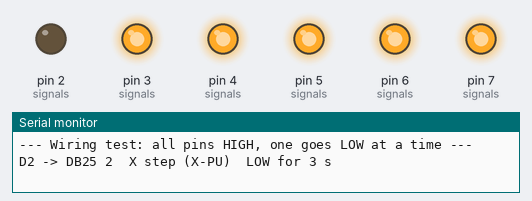
A sketch run on a simulated Arduino Nano, built with avr-gcc and run on an emulated ATmega328P. On the bench: output pins drawn as LEDs (lit = HIGH), the last lines printed to the serial monitor.

Above: at 0.1 s.
At 10.1 s:
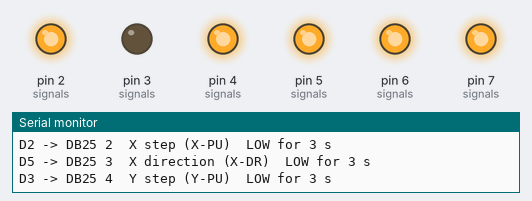
At 15.1 s:
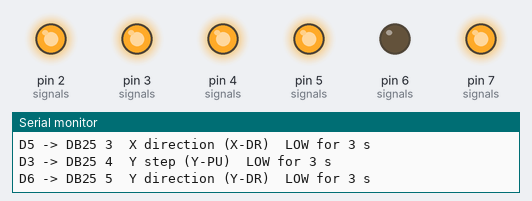
At 20.1 s:
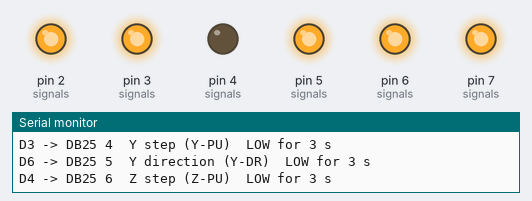
At 25.1 s:
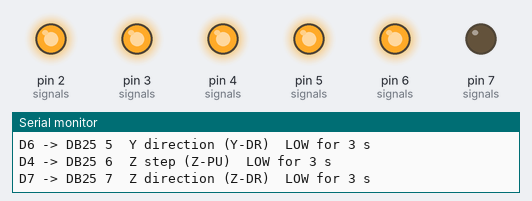
At 38.1 s:
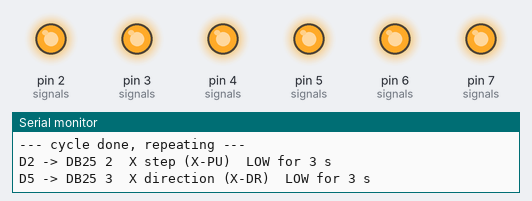
Timing chart, 0 to 39.6 s (numbered marks = the images above):
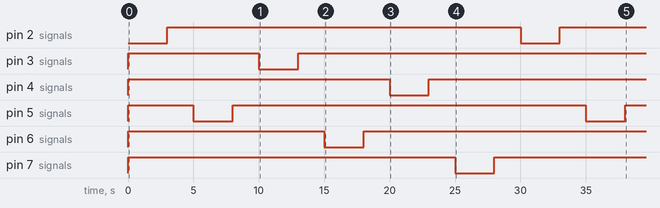

Measured:
- by itself, pin 2 (signals): LOW → HIGH at 3.0 s, → LOW 27.0 s later, → HIGH 3.0 s later
- by itself, pin 3 (signals): HIGH → LOW at 10.0 s, → HIGH 3.0 s later
- by itself, pin 4 (signals): HIGH → LOW at 20.0 s, → HIGH 3.0 s later
- by itself, pin 5 (signals): alternates HIGH for 27.0 s and LOW for 3.0 s
- by itself, pin 6 (signals): HIGH → LOW at 15.0 s, → HIGH 3.0 s later
- by itself, pin 7 (signals): HIGH → LOW at 25.0 s, → HIGH 3.0 s later

The sketch:

wiring_test.ino
```cpp
// Wiring test for the Nano -> DB25 connection, using GRBL 1.1's own Nano pin map
// (checked against gnea/grbl cpu_map.h), so the same wires work once GRBL is flashed.
//
//   DB25 2  X step       <- D2
//   DB25 3  X direction  <- D5
//   DB25 4  Y step       <- D3
//   DB25 5  Y direction  <- D6
//   DB25 6  Z step       <- D4
//   DB25 7  Z direction  <- D7
//   DB25 18 ground       <- GND
//
// All six pins idle HIGH. One at a time, in DB25 order, a pin goes LOW for 3 s.
// Watch the board's X-PU, X-DR, Y-PU, Y-DR, Z-PU, Z-DR LEDs. Each line should change
// only its own LED. Run it with the motor cables unplugged (unplug them with the box off).
//
// Serial Monitor: 115200 baud.

struct Signal {
  uint8_t nanoPin;
  uint8_t db25Pin;
  const char *name;
};

const Signal signals[] = {
  {2, 2, "X step (X-PU)"},
  {5, 3, "X direction (X-DR)"},
  {3, 4, "Y step (Y-PU)"},
  {6, 5, "Y direction (Y-DR)"},
  {4, 6, "Z step (Z-PU)"},
  {7, 7, "Z direction (Z-DR)"},
};
const uint8_t SIGNAL_COUNT = sizeof(signals) / sizeof(signals[0]);

const unsigned long LOW_MS = 3000;
const unsigned long GAP_MS = 2000;

void setup() {
  Serial.begin(115200);
  for (uint8_t i = 0; i < SIGNAL_COUNT; i++) {
    // Write HIGH before switching to output so the pin never glitches LOW at startup.
    digitalWrite(signals[i].nanoPin, HIGH);
    pinMode(signals[i].nanoPin, OUTPUT);
  }
  Serial.println(F("--- Wiring test: all pins HIGH, one goes LOW at a time ---"));
}

void loop() {
  for (uint8_t i = 0; i < SIGNAL_COUNT; i++) {
    const Signal &s = signals[i];
    Serial.print(F("D"));
    Serial.print(s.nanoPin);
    Serial.print(F(" -> DB25 "));
    Serial.print(s.db25Pin);
    Serial.print(F("  "));
    Serial.print(s.name);
    Serial.println(F("  LOW for 3 s"));

    digitalWrite(s.nanoPin, LOW);
    delay(LOW_MS);
    digitalWrite(s.nanoPin, HIGH);
    delay(GAP_MS);
  }
  Serial.println(F("--- cycle done, repeating ---"));
}
```
